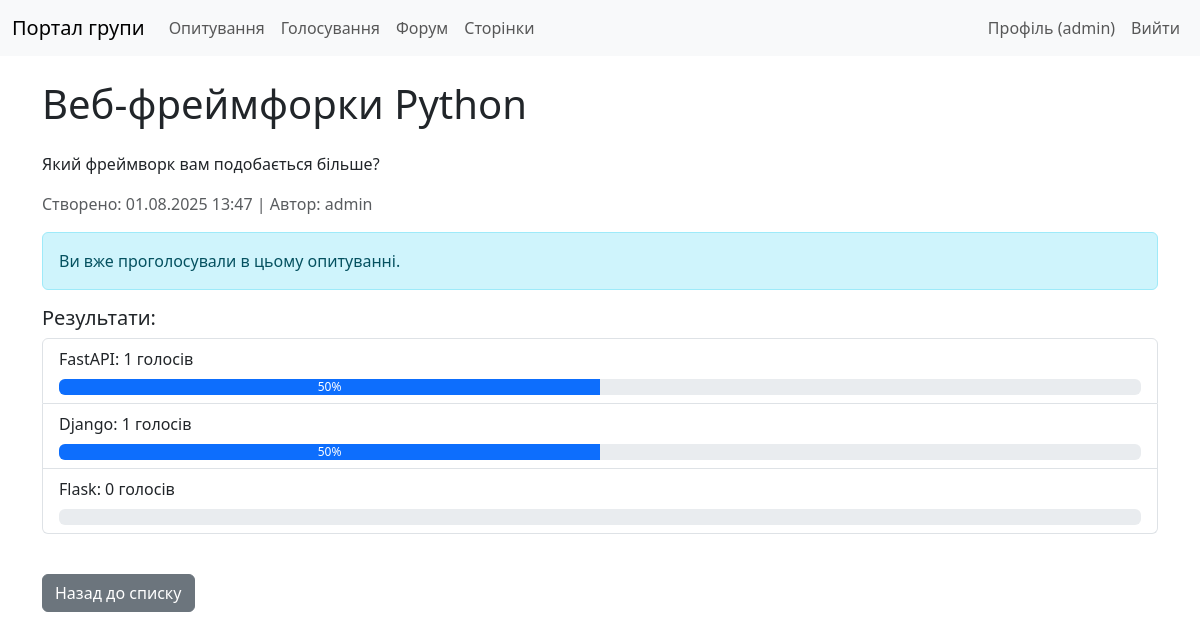
The app's page /polls/1/ (signed in) with its own data.
### polls/models.py (models this page shows, shortened)
class Poll(models.Model):
    title = models.CharField(max_length=200)
    description = models.TextField(blank=True, null=True)
    created_by = models.ForeignKey(User, on_delete=models.CASCADE, related_name='polls')
    created_at = models.DateTimeField(auto_now_add=True)
    is_active = models.BooleanField(default=True)
    class Meta:
        verbose_name = 'Poll'
        verbose_name_plural = 'Polls'

class PollOption(models.Model):
    poll = models.ForeignKey(Poll, on_delete=models.CASCADE, related_name='options')
    text = models.CharField(max_length=200)
    vote_count = models.PositiveIntegerField(default=0)
    class Meta:
        verbose_name = 'Poll Option'
        verbose_name_plural = 'Poll Options'

### polls/views.py (the view)
# urls.py: path('<int:pk>/', views.PollDetailView.as_view(), name='poll_detail'),
class PollDetailView(DetailView):
    model = Poll
    template_name = 'polls/poll_detail.html'
    context_object_name = 'poll'
    def get_context_data(self, **kwargs):
        context = super().get_context_data(**kwargs)
        if self.request.user.is_authenticated:
            context['has_voted'] = PollVote.objects.filter(poll=self.object, user=self.request.user).exists()
        return context

### templates/polls/poll_detail.html (shortened to what this page needs)
{% extends 'base.html' %}
{% block content %}
    <h1 class="my-4">{{ poll.title }}</h1>
    {% if poll.description %}
        <p>{{ poll.description|linebreaks }}</p>
    {% endif %}
    <p class="text-muted">Створено: {{ poll.created_at|date:"d.m.Y H:i" }} | Автор: {{ poll.created_by.username }}</p>
    {% if user.is_authenticated %}
        {% if has_voted %}
            <div class="alert alert-info">
                Ви вже проголосували в цьому опитуванні.
            </div>
            <h5>Результати:</h5>
            <ul class="list-group mb-4">
                {% for option in poll.options.all %}
                    <li class="list-group-item">
                        {{ option.text }}: {{ option.vote_count }} голосів
                        <div class="progress mt-2">
                            <div class="progress-bar" role="progressbar" style="width: {% widthratio option.vote_count poll.votes.count 100 %}%;" aria-valuenow="{% widthratio option.vote_count poll.votes.count 100 %}" aria-valuemin="0" aria-valuemax="100">
                                {% widthratio option.vote_count poll.votes.count 100 %}%
                            </div>
                        </div>
                    </li>
                {% endfor %}
            </ul>
        {% endif %}
    {% else %}
        <div class="alert alert-warning">
            <p>Будь ласка, <a href="{% url 'login' %}">увійдіть</a>, щоб проголосувати.</p>
        </div>
    {% endif %}
    <a href="{% url 'polls:poll_list' %}" class="btn btn-secondary mt-3">Назад до списку</a>
{% endblock %}

### templates/base.html (shortened to what this page needs)
{% load static %}
<!DOCTYPE html>
<html lang="uk">
<head>
    <link href="https://cdn.jsdelivr.net/npm/bootstrap@5.3.0/dist/css/bootstrap.min.css" rel="stylesheet">
    <link rel="stylesheet" href="{% static 'css/styles.css' %}">
</head>
<body>
    <nav class="navbar navbar-expand-lg navbar-light bg-light">
        <div class="container-fluid">
            <a class="navbar-brand" href="{% url 'core:group_profile' %}">
                {% with group=group %}
                    {% if group.logo %}
                        <img src="{{ group.logo.url }}" alt="{{ group.name }}">
                    {% else %}
                        Портал групи
                    {% endif %}
                {% endwith %}
            </a>
            <div class="collapse navbar-collapse" id="navbarNav">
                <ul class="navbar-nav me-auto">
                    <li class="nav-item">
                        <a class="nav-link" href="{% url 'polls:poll_list' %}">Опитування</a>
                    </li>
                    <li class="nav-item">
                        <a class="nav-link" href="{% url 'voting:vote_list' %}">Голосування</a>
                    </li>
                    <li class="nav-item">
                        <a class="nav-link" href="{% url 'forum:thread_list' %}">Форум</a>
                    </li>
                    <li class="nav-item">
                        <a class="nav-link" href="{% url 'pages:page_list' %}">Сторінки</a>
                    </li>
                </ul>
                <ul class="navbar-nav">
                    {% if user.is_authenticated %}
                        <li class="nav-item">
                            <a class="nav-link" href="{% url 'core:user_profile' %}">Профіль ({{ user.username }})</a>
                        </li>
                        <li class="nav-item">
                            <form action="{% url 'logout' %}" method="post" class="d-inline">
                                <button type="submit" class="nav-link btn btn-link">Вийти</button>
                            </form>
                        </li>
                    {% endif %}
                </ul>
            </div>
        </div>
    </nav>
    <div class="container">
        {% block content %}
        {% endblock %}
    </div>
</body>
</html>

### static/css/styles.css (style rules this page uses)
.container { margin-top: 20px; }

### records on screen
Poll: title "Веб-фреймфорки Python", description "Який фреймворк вам подобається більше?", created_at "01.08.2025 13:47", created_by.username "admin"
PollOption: text "FastAPI", vote_count "1", vote_count "50"
PollOption: text "Django", vote_count "1", vote_count "50"
PollOption: text "Flask", vote_count "0"

### other values on screen
{{ user.username }} "admin"
